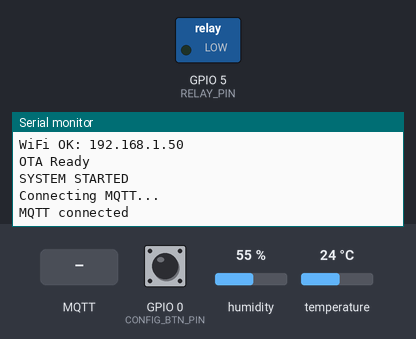
The sketch below on a simulated ESP8266 (NodeMCU). On the bench: switched loads named in the sketch (green lamp = pin HIGH), the last lines printed to the serial monitor. The inputs (shaded band) are chosen by the test bench; at power-on: GPIO 0 (CONFIG_BTN_PIN) HIGH, humidity 55 %, temperature 24 °C. WiFi joins after 1.5 s; servers stay silent unless stated; EEPROM starts erased; no MQTT or app messages arrive unless stated. At 14.6 s the program restarts the board; the recording ends there.

Above: at 2.7 s.
2.8 s: MQTT message "heat" arrives on the first subscribed topic
At 3.8 s:
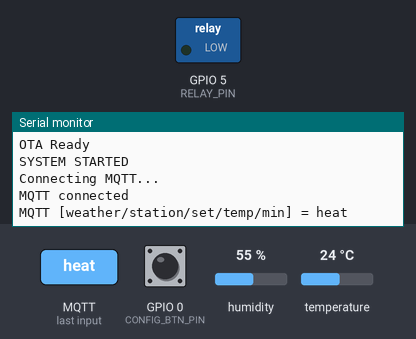
6.5 s: MQTT message "cool" arrives on the first subscribed topic
At 7.7 s:
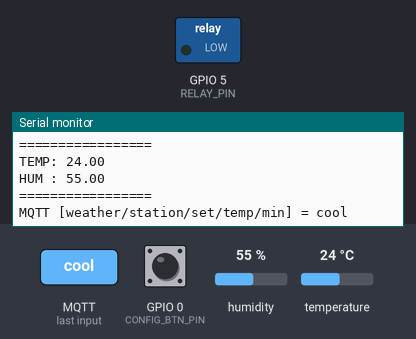
8.0 s: MQTT message "auto" arrives on the first subscribed topic
At 9.2 s:
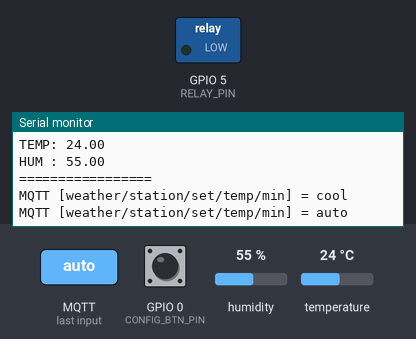
9.5 s: GPIO 0 (CONFIG_BTN_PIN) pulled LOW for 3.2 s
At 12.2 s:
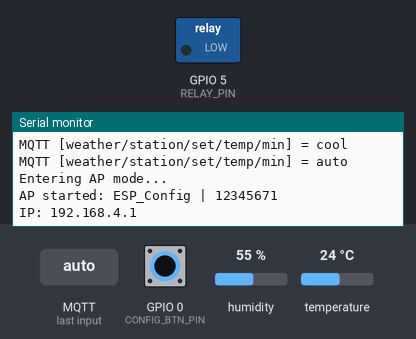

The sketch:

weather_station.ino
```cpp
#include "secrets.h"

#include <ESP8266WiFi.h>
#include <PubSubClient.h>
#include <SimpleDHT.h>
#include <EEPROM.h>
#include <math.h>

#include <ESP8266mDNS.h>
#include <WiFiUdp.h>
#include <ArduinoOTA.h>
#include <ESP8266WebServer.h>

#define CONFIG_BTN_PIN 0  // button
#define DHTPIN 2          // D4
#define RELAY_PIN 5       // D1

#define STA_SSID WIFI_SSID
#define STA_PSK WIFI_PASSWORD
#define MQTT_SERVER "broker.emqx.io"
#define MQTT_PORT 1883


const char* TOPIC_TEMP = "weather/station/temperature";
const char* TOPIC_HUM = "weather/station/humidity";
const char* TOPIC_ALERT = "weather/station/alert";

const char* TOPIC_FAKE_TEMP = "weather/station/fake/temp";

const char* TOPIC_SET_TEMP_MIN = "weather/station/set/temp/min";
const char* TOPIC_SET_TEMP_MAX = "weather/station/set/temp/max";
const char* TOPIC_SET_MODE = "weather/station/set/mode";
const char* TOPIC_SET_RELAY = "weather/station/set/relay";

enum ControlMode {
  MODE_HEAT,
  MODE_COOL,
  MODE_AUTO
};

struct Config {
  char ssid[32];
  char pass[64];
  char server[64];
  uint16_t port;

  float temp_min;
  float temp_max;

  ControlMode mode;

  bool relayState;
};

Config cfg;

WiFiClient espClient;
PubSubClient mqtt(espClient);
SimpleDHT11 dht(DHTPIN);
ESP8266WebServer server(80);
bool apMode = false;

float lastTemp = 0;
float lastHum = 0;

bool useFakeSensor = false;
bool tempAlertState = false;

unsigned long lastPublish = 0;

const unsigned long PUBLISH_INTERVAL = 5000;

const float HYSTERESIS = 0.5;

void saveConfig() {
  EEPROM.begin(512);
  EEPROM.put(0, cfg);
  EEPROM.commit();
  EEPROM.end();
}

void resetConfig() {
  Serial.println("Reset config...");

  memset(&cfg, 0, sizeof(cfg));

  strcpy(cfg.ssid, STA_SSID);
  strcpy(cfg.pass, STA_PSK);

  strcpy(cfg.server, MQTT_SERVER);
  cfg.port = MQTT_PORT;

  cfg.temp_min = 20.0;
  cfg.temp_max = 25.0;

  cfg.mode = MODE_AUTO;
  cfg.relayState = false;

  saveConfig();

  Serial.println("Reset done");
}

void loadConfig() {
  EEPROM.begin(512);
  EEPROM.get(0, cfg);
  EEPROM.end();

  if (cfg.ssid[0] == '\0' || cfg.ssid[0] == 0xFF) {
    resetConfig();
  }
}

void startAP() {
  apMode = true;

  WiFi.mode(WIFI_AP);
  WiFi.softAP("ESP_Config", "12345671");

  Serial.println("AP started: ESP_Config | 12345671\nIP: 192.168.4.1");

  server.on("/", []() {

    String html =
      "<form action='/save' method='POST'>"

      "<h3>WiFi</h3>"
      "SSID:<input name='ssid' value='" + String(cfg.ssid) + "'><br>"
      "PASS:<input name='pass' value='" + String(cfg.pass) + "'><br><br>"

      "<h3>MQTT</h3>"
      "Server:<input name='server' value='" + String(cfg.server) + "'><br>"
      "Port:<input name='port' value='" + String(cfg.port) + "'><br><br>"

      "<h3>Temperature</h3>"
      "Temp MIN:<input name='tmin' value='" + String(cfg.temp_min) + "'><br>"
      "Temp MAX:<input name='tmax' value='" + String(cfg.temp_max) + "'><br><br>"

      "<button type='submit'>Save</button>"
      "</form>";

    server.send(200, "text/html", html);
  });

  server.on("/save", HTTP_POST, []() {

    String s = server.arg("ssid");
    String p = server.arg("pass");

    String srv = server.arg("server");
    String prt = server.arg("port");

    String tmin = server.arg("tmin");
    String tmax = server.arg("tmax");

    s.toCharArray(cfg.ssid, 32);
    p.toCharArray(cfg.pass, 64);

    srv.toCharArray(cfg.server, 64);
    cfg.port = prt.toInt();

    cfg.temp_min = tmin.toFloat();
    cfg.temp_max = tmax.toFloat();

    saveConfig();

    server.send(200, "text/html", "Saved. Rebooting...");
    delay(1500);
    ESP.restart();
  });

  server.begin();

  while (apMode) {
    server.handleClient();

    if (digitalRead(CONFIG_BTN_PIN) == LOW) {
      delay(3000);
      resetConfig();
      ESP.restart();
    }
  }
}

void setupOTA() {

  ArduinoOTA.setHostname("ESP8266-Weather");

  // ArduinoOTA.setPassword("admin");

  ArduinoOTA.onStart([]() {

    String type;

    if (ArduinoOTA.getCommand() == U_FLASH)
      type = "sketch";
    else
      type = "filesystem";

    Serial.println("OTA Start updating " + type);
  });

  ArduinoOTA.onEnd([]() {

    Serial.println("\nOTA End");
  });

  ArduinoOTA.onProgress([](unsigned int progress, unsigned int total) {

    Serial.printf(
      "OTA Progress: %u%%\r",
      (progress / (total / 100))
    );
  });

  ArduinoOTA.onError([](ota_error_t error) {

    Serial.printf("OTA Error[%u]: ", error);

    if (error == OTA_AUTH_ERROR)
      Serial.println("Auth Failed");

    else if (error == OTA_BEGIN_ERROR)
      Serial.println("Begin Failed");

    else if (error == OTA_CONNECT_ERROR)
      Serial.println("Connect Failed");

    else if (error == OTA_RECEIVE_ERROR)
      Serial.println("Receive Failed");

    else if (error == OTA_END_ERROR)
      Serial.println("End Failed");
  });

  ArduinoOTA.begin();

  Serial.println("OTA Ready");
}

void setRelay(bool state) {

  cfg.relayState = state;

  digitalWrite(RELAY_PIN, state ? HIGH : LOW);

  mqtt.publish(
    "weather/station/relay/state",
    state ? "ON" : "OFF"
  );

  Serial.print("Relay: ");
  Serial.println(state ? "ON" : "OFF");
}

void controlRelay(float temp) {

  // Если температура в норме — выключаем реле
  if (
    cfg.relayState &&
    temp >= cfg.temp_min &&
    temp <= cfg.temp_max
  ) {
    setRelay(false);
    return;
  }

  switch (cfg.mode) {

    case MODE_HEAT:

      if (
        !cfg.relayState &&
        temp < cfg.temp_min - HYSTERESIS
      ) {
        setRelay(true);
      }

      break;

    case MODE_COOL:

      if (
        !cfg.relayState &&
        temp > cfg.temp_max + HYSTERESIS
      ) {
        setRelay(true);
      }

      break;

    case MODE_AUTO:

      if (
        !cfg.relayState &&
        (
          temp < cfg.temp_min - HYSTERESIS ||
          temp > cfg.temp_max + HYSTERESIS
        )
      ) {
        setRelay(true);
      }

      break;
  }
}

void checkButton() {
  if (digitalRead(CONFIG_BTN_PIN) == LOW) {
    delay(100);
    unsigned long t = millis();

    while (digitalRead(CONFIG_BTN_PIN) == LOW) {
      if (millis() - t > 2000) {
        Serial.println("Entering AP mode...");
        startAP();
        return;
      }
    }
  }
}

void checkAlerts(float temp) {

  bool newState =
    (temp < cfg.temp_min) ||
    (temp > cfg.temp_max);

  if (newState && !tempAlertState) {

    String msg =
      "Temperature alert: " + String(temp);

    mqtt.publish(TOPIC_ALERT, msg.c_str());

    Serial.println(msg);
  }

  tempAlertState = newState;
}

void mqttCallback(char* topic, byte* payload, unsigned int len) {

  char buffer[len + 1];

  memcpy(buffer, payload, len);

  buffer[len] = '\0';

  String msg = String(buffer);

  msg.trim();

  Serial.print("MQTT [");
  Serial.print(topic);
  Serial.print("] = ");
  Serial.println(msg);

  if (strcmp(topic, TOPIC_SET_TEMP_MIN) == 0) {

    float value = msg.toFloat();

    if (value < cfg.temp_max) {

      cfg.temp_min = value;

      saveConfig();

      Serial.print("temp_min = ");
      Serial.println(cfg.temp_min);
    }
  }

  else if (strcmp(topic, TOPIC_SET_TEMP_MAX) == 0) {

    float value = msg.toFloat();

    if (value > cfg.temp_min) {

      cfg.temp_max = value;

      saveConfig();

      Serial.print("temp_max = ");
      Serial.println(cfg.temp_max);
    }
  }

  else if (strcmp(topic, TOPIC_SET_MODE) == 0) {

    msg.toLowerCase();

    if (msg == "heat") {

      cfg.mode = MODE_HEAT;

      Serial.println("MODE = HEAT");
    }

    else if (msg == "cool") {

      cfg.mode = MODE_COOL;

      Serial.println("MODE = COOL");
    }

    else if (msg == "auto") {

      cfg.mode = MODE_AUTO;

      Serial.println("MODE = AUTO");
    }

    saveConfig();
  }

  else if (strcmp(topic, TOPIC_SET_RELAY) == 0) {

    msg.toUpperCase();

    if (msg == "ON")
      setRelay(true);

    else if (msg == "OFF")
      setRelay(false);
  }

  else if (strcmp(topic, TOPIC_FAKE_TEMP) == 0) {

    lastTemp = msg.toFloat();

    useFakeSensor = true;

    Serial.print("FAKE TEMP = ");
    Serial.println(lastTemp);
  }
}

bool connectWiFi() {
  WiFi.mode(WIFI_STA);
  WiFi.begin(cfg.ssid, cfg.pass);

  Serial.print("Connecting WiFi");

  int t = 0;
  while (WiFi.status() != WL_CONNECTED && t < 20) {
    delay(500);
    Serial.print(".");
    t++;
  }

  if (WiFi.status() == WL_CONNECTED) {
    Serial.println("\nWiFi OK: " + WiFi.localIP().toString());
    return true;
  }

  Serial.println("\nWiFi FAILED");
  return false;
}

void reconnectMQTT() {

  while (!mqtt.connected()) {

    String clientId =
      "ESP8266-" + String(ESP.getChipId());

    Serial.println("Connecting MQTT...");

    if (mqtt.connect(clientId.c_str())) {

      Serial.println("MQTT connected");

      mqtt.subscribe(TOPIC_SET_TEMP_MIN);
      mqtt.subscribe(TOPIC_SET_TEMP_MAX);

      mqtt.subscribe(TOPIC_SET_MODE);

      mqtt.subscribe(TOPIC_SET_RELAY);

      mqtt.subscribe(TOPIC_FAKE_TEMP);
    } else {

      Serial.print("MQTT failed: ");

      Serial.println(mqtt.state());

      delay(3000);
    }
  }
}

void setup() {

  Serial.begin(115200);

  pinMode(RELAY_PIN, OUTPUT);
  pinMode(CONFIG_BTN_PIN, INPUT_PULLUP);

  digitalWrite(RELAY_PIN, LOW);

  loadConfig();

  if (!connectWiFi()) {
    startAP();
    return;
  }

  setupOTA();

  mqtt.setServer(cfg.server, cfg.port);
  mqtt.setCallback(mqttCallback);

  Serial.println("SYSTEM STARTED");
}

void loop() {

  ArduinoOTA.handle();

  checkButton();

  if (WiFi.status() != WL_CONNECTED) {
    if (!connectWiFi()) {
      startAP();
      return;
    }
  }

  if (!mqtt.connected()) {
    reconnectMQTT();
  }

  mqtt.loop();

  if (millis() - lastPublish > PUBLISH_INTERVAL) {

    lastPublish = millis();

    byte temp = 0;
    byte hum = 0;

    if (useFakeSensor) {

      String t = String(lastTemp);

      mqtt.publish(TOPIC_TEMP, t.c_str());

      checkAlerts(lastTemp);

      controlRelay(lastTemp);
    }

    else {

      int err = dht.read(&temp, &hum, NULL);

      if (err == SimpleDHTErrSuccess) {

        lastTemp = temp;
        lastHum = hum;

        String t = String(lastTemp);
        String h = String(lastHum);

        mqtt.publish(TOPIC_TEMP, t.c_str());
        mqtt.publish(TOPIC_HUM, h.c_str());

        Serial.println("=================");
        Serial.print("TEMP: ");
        Serial.println(lastTemp);

        Serial.print("HUM : ");
        Serial.println(lastHum);
        Serial.println("=================");

        checkAlerts(lastTemp);

        controlRelay(lastTemp);

      } else {

        Serial.println("DHT ERROR");
      }
    }
  }

  delay(100);
}
```

secrets.example.h
```cpp
#pragma once

// Copy to secrets.h and enter your local Wi-Fi settings.
#define WIFI_SSID "YOUR_WIFI_SSID"
#define WIFI_PASSWORD "YOUR_WIFI_PASSWORD"
```

Measured:
- after the input at 2.8 s, the serial monitor: prints a new line after 0.06 s (image 1)
- after the input at 6.5 s, the serial monitor: prints a new line after 0.10 s (image 2)
- after the input at 8.0 s, the serial monitor: prints a new line at once (image 3)
- after the input at 9.5 s, the serial monitor: prints a new line after 2.1 s (image 4)
